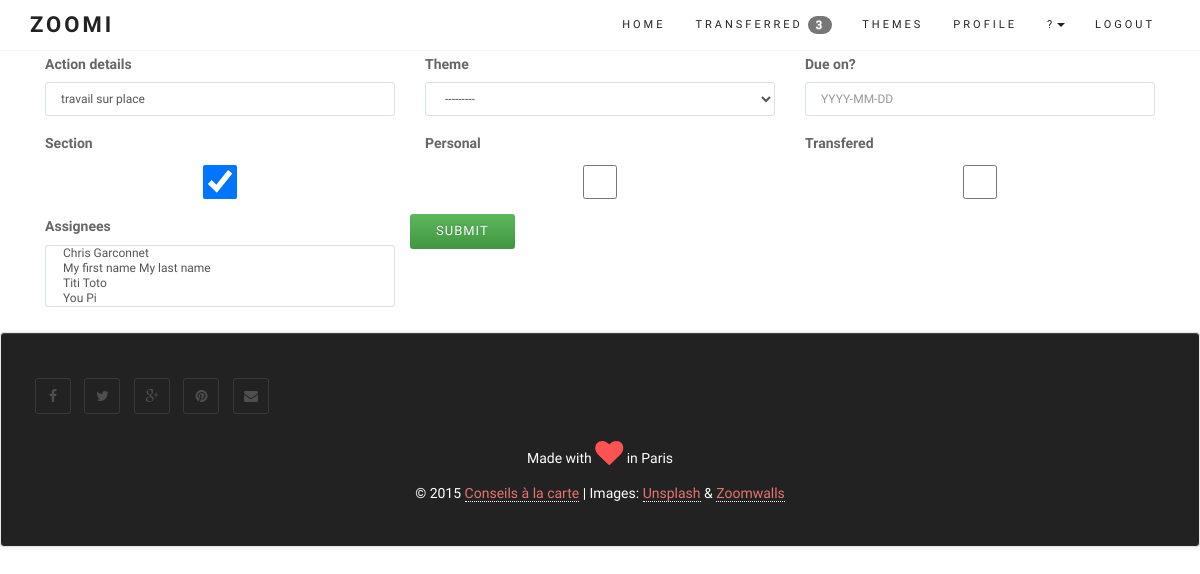
Page /entries/33/ (signed in) on the earlier database version.
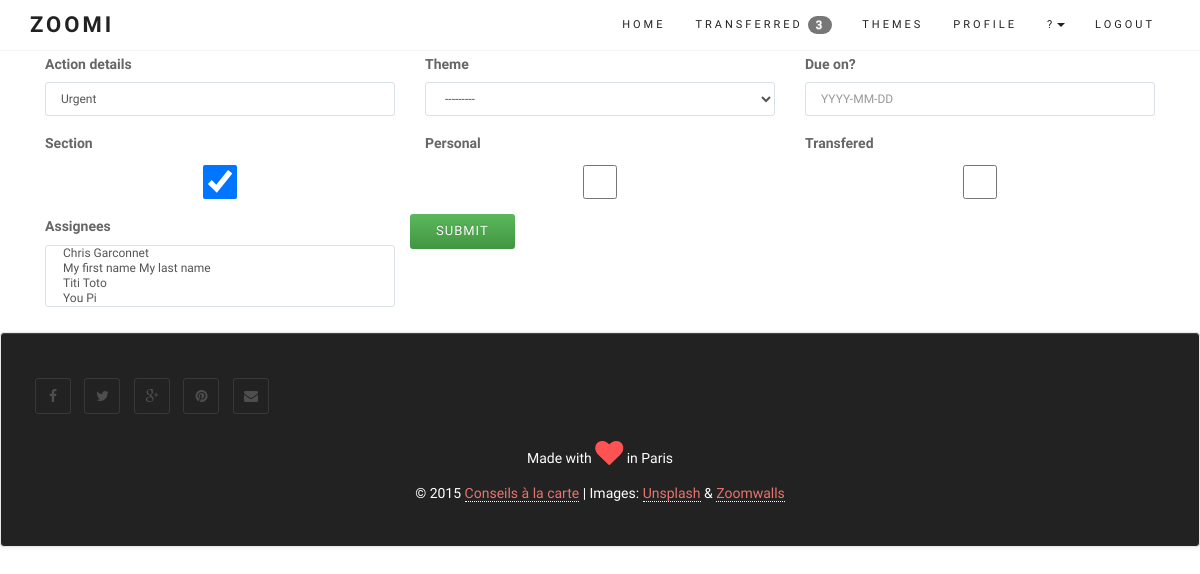
Same page on the later database version.
### core/models.py (models this page shows, shortened)
class UserProfile(models.Model):
	user = models.OneToOneField(User, on_delete=models.CASCADE)
	company = models.CharField(max_length=50)
	def get_entry_transfered(self):
		return self.user.entry_set.filter(transfered=True, done=False).count()

class Entry(models.Model):
	user = models.ForeignKey(User)
	name = models.CharField(max_length=100)
	data = models.CharField(max_length=200, blank=True)
	order = models.IntegerField(default=99999)
	duedate = models.DateField(null=True, blank=True)
	done = models.BooleanField(default=False) # 0 = to do / 1 = completed
	impediment = models.BooleanField(default=False) # 0 = No / 1 = Yes
	transfered = models.BooleanField(default=False) # 0 = No / 1 = Yes = no longer in your List
	personal = models.BooleanField(default=False) # 0 = No / 1 = Yes
	assignees = models.ManyToManyField(User, related_name='assignees',blank=True)
	section = models.BooleanField(default=False) # 0 = No / 1 = Yes
	created_at = models.DateTimeField(auto_now_add=True)
	completed_on = models.DateTimeField(null=True, blank=True)
	theme = models.ForeignKey(Theme, null=True, blank=True)
	class Meta:
		ordering = ['order']
		verbose_name_plural = "entries"

### core/views.py (the view, shortened to what this page needs)
# urls.py: url(r'^entries/(?P<pk>\d+)/$', login_required(coreviews.EntryUpdateView.as_view()), name='detail'),
class EntryUpdateView(UpdateView): # re-used from v2
	model = coremodels.Entry
	template_name = 'base/form.html'
	form_class = coremodels.EntryUpdateForm
	def get_queryset(self):
		base_qs = super(EntryUpdateView, self).get_queryset()
		return base_qs.filter(Q(user=self.request.user) | Q(assignees=self.request.user))
	def get_form_kwargs(self):
		kwargs = super(EntryUpdateView, self).get_form_kwargs()
		kwargs['user'] = self.request.user
		return kwargs

### core/models.py (called while the page is built)
	def __str__(self):
		return str(self.name)

### templates/base/form.html (shortened to what this page needs)
{% extends "base/theme.html" %}
{% load staticfiles %}
{% load widget_tweaks %}
{% block content %}
<link rel="stylesheet" href="{% static "css/zoomi.css" %}">
<section id="services">
<div class="container">
<div class="row">
{% if form %}
<div class="col-md-12">
<form action="" method="post" enctype="multipart/form-data">{% csrf_token %}{{ form.media }}
{% for field in form %}
<div class="col-md-4">
	<div class="form-group warning">
	<label for="exampleInputFile">{{ field.label }}</label>
	{{ field|add_class:"form-control"}}
	</div>
</div>
{% endfor %}
<input type="submit" class="btn btn-success" role="button" value="{{ verb|default:"Submit" }}" />
</form>
</div>
{% endif %}
</div>
</div>
</section>
<p>
{% endblock %}

### templates/base/theme.html (shortened to what this page needs)
{% load staticfiles %}
{% load widget_tweaks %}
<!DOCTYPE html>
<html lang="en">
<head>
{% block css_js %}
		<link rel="stylesheet" href="https://maxcdn.bootstrapcdn.com/bootstrap/3.3.6/css/bootstrap.min.css">
		<link rel="stylesheet" href="https://maxcdn.bootstrapcdn.com/bootstrap/3.3.6/css/bootstrap-theme.min.css">
	<link href="{% static "css/font-awesome.min.css" %}" rel="stylesheet" media="screen">
	<link href="{% static "css/simple-line-icons.css" %}" rel="stylesheet" media="screen">
	<link href="{% static "css/animate.css" %}" rel="stylesheet">
	<link href="{% static "css/style.css" %}" rel="stylesheet" media="screen">
	<link rel="stylesheet" href="https://code.jquery.com/mobile/1.4.5/jquery.mobile-1.4.5.min.css" />
{% endblock %}
</head>
<body>
{% block navigation %}
	<header class="header">
		<nav class="navbar navbar-custom" role="navigation">
			<div class="container">
				<div class="navbar-header">
					<a class="navbar-brand" href="/">Zoomi</a>
				</div>
				<div class="collapse navbar-collapse" id="custom-collapse" data-role="navbar">
					<ul class="nav navbar-nav navbar-right">
						<li><a href="/">Home</a></li>
						{% if user.is_authenticated %}
						<li>
						    <a class="page-scroll" href="/transferred">Transferred <span class="badge">{{ user.userprofile.get_entry_transfered }}</span></a>
						</li>
						<li>
						    <a class="page-scroll" href="/themes">Themes</a>
						</li>
						<li>
						    <a class="page-scroll" href="/user/details">Profile</a>
						</li>
						<li class="dropdown">
					          <a href="#" class="dropdown-toggle" data-toggle="dropdown" role="button" aria-haspopup="true" aria-expanded="false">?<span class="caret"></span></a>
					    </li>
						<li>
						    <a class="page-scroll" href="/logout">Logout</a>
						</li>
						{% endif %}
 					</ul>
				</div>
			</div>
		</nav>
	</header>
{% endblock %}
<div class="container">
	<div class="row">
		<div class="col-sm-12">
		</div>
	</div>
</div>
{% block content %}{% endblock %}
{% block footer %}
	<footer id="footer" class="navbar navbar-default">
		<div class="container">
			<div class="row">
				<div class="col-sm-12">
					<ul class="social-links">
						<li><a href="index.html#" class="wow fadeInUp"><i class="fa fa-facebook"></i></a></li>
						<li><a href="index.html#" class="wow fadeInUp" data-wow-delay=".1s"><i class="fa fa-twitter"></i></a></li>
						<li><a href="index.html#" class="wow fadeInUp" data-wow-delay=".2s"><i class="fa fa-google-plus"></i></a></li>
						<li><a href="index.html#" class="wow fadeInUp" data-wow-delay=".4s"><i class="fa fa-pinterest"></i></a></li>
						<li><a href="index.html#" class="wow fadeInUp" data-wow-delay=".5s"><i class="fa fa-envelope"></i></a></li>
					</ul>
					<p class="heart">
                        Made with <span class="fa fa-heart fa-2x animated pulse"></span> in Paris
                    </p>
                    <p class="copyright">
                        © 2015 <a href="http://conseil.garconnet.ch" target=_new >Conseils à la carte</a> | Images: <a href="https://unsplash.com/">Unsplash</a> & <a href="http://zoomwalls.com/">Zoomwalls</a>
					</p>
				</div>
			</div>
		</div>
	</footer>
{% endblock %}
</body>
</html>

### templates/entry/create.html (shortened to what this page needs)
{% load widget_tweaks %}

### static/css/style.css (style rules this page uses)
body { font: 300 14px/1.8 'Raleway', sans-serif; color: #666; overflow-x: hidden; }
a { color: #E7746F; }
.navbar a, .form-control { -webkit-transition: all 0.4s ease-in-out 0s; -moz-transition: all 0.4s ease-in-out 0s; -ms-transition: all 0.4s ease-in-out 0s; -o-transition: all 0.4s ease-in-out 0s; transition: all 0.4s ease-in-out 0s; }
a, .btn { -webkit-transition: all 0.125s ease-in-out 0s; -moz-transition: all 0.125s ease-in-out 0s; -ms-transition: all 0.125s ease-in-out 0s; -o-transition: all 0.125s ease-in-out 0s; transition: all 0.125s ease-in-out 0s; }
.btn, .form-control, .form-control:hover, .form-control:focus, .navbar-custom .dropdown-menu { -webkit-box-shadow: none; box-shadow: none; }
.btn, .iconbox, .progress, #filter li, .scroll-up a, .form-control, .input-group-addon { -webkit-border-radius: 3px; -moz-border-radius: 3px; -o-border-radius: 3px; border-radius: 3px; }
.form-control { background: #FFF; border: 1px solid #D8E1E4; font-size: 12px; padding: 0 15px; }
.btn { font-family: Raleway, sans-serif; text-transform: uppercase; letter-spacing: 1px; font-size: 13px; padding: 8px 26px; border: 0; }
#footer { background: #222; text-align: center; padding: 40px 0; color: #FFF; }
.copyright { margin: 0; }
.copyright a { border-bottom: 1px dotted #fff; }
#footer span { animation-iteration-count: infinite; -webkit-animation-iteration-count: infinite; color: #ff5252; }
.social-links { list-style: none; padding: 0; margin: 0 0 20px; }
.social-links li { display: inline-block; margin: 5px; }
.social-links a { width: 36px; height: 36px; display: block; line-height: 35px; text-align: center; border: 1px solid rgba(255, 255, 255, .1); -webkit-border-radius: 3px; -moz-border-radius: 3px; border-radius: 3px; font-size: 14px; color: rgba(255, 255, 255, .2); }
.header { border-bottom: 1px solid #f5f5f5; position: relative; width: 100%; z-index: 998; }
.navbar-custom { border: 0; border-radius: 0; margin: 0; text-transform: uppercase; font-family: Raleway, sans-serif; }
.navbar-custom, .navbar-custom .dropdown-menu { background: #fff; padding: 0; }
.navbar-custom .navbar-brand, .navbar-custom .navbar-nav > li > a, .navbar-custom .navbar-nav .dropdown-menu > li > a { font-size: 11px; letter-spacing: 3px; color: #222; }
.navbar-custom .navbar-brand { font-weight: 700; font-size: 22px; font-family: Lobster, cursive; }

### static/css/zoomi.css (style rules this page uses)
html { position: relative; min-height: 100%; }
body { margin-bottom: 130px; }
ul { padding: 0; text-align: left; list-style: none; }

Differences in the rows shown:
changed Entry: name "travail sur place" → "Urgent"
